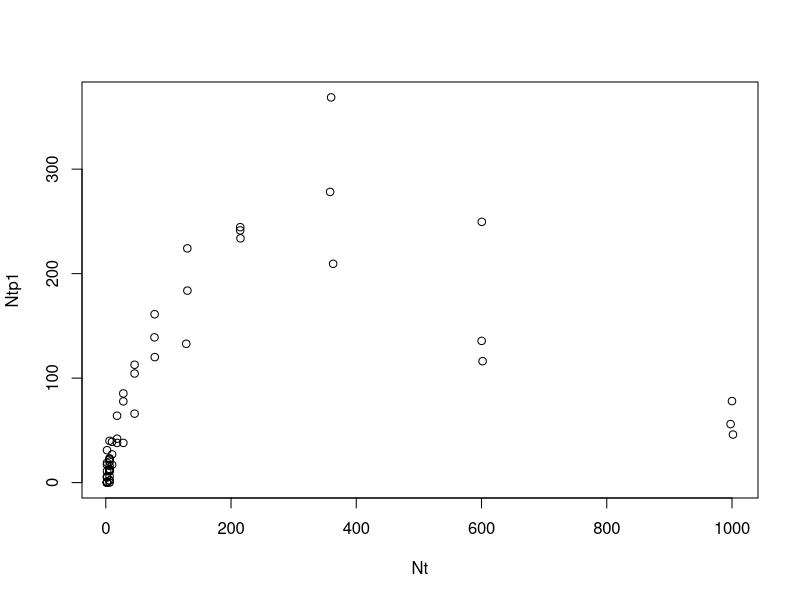
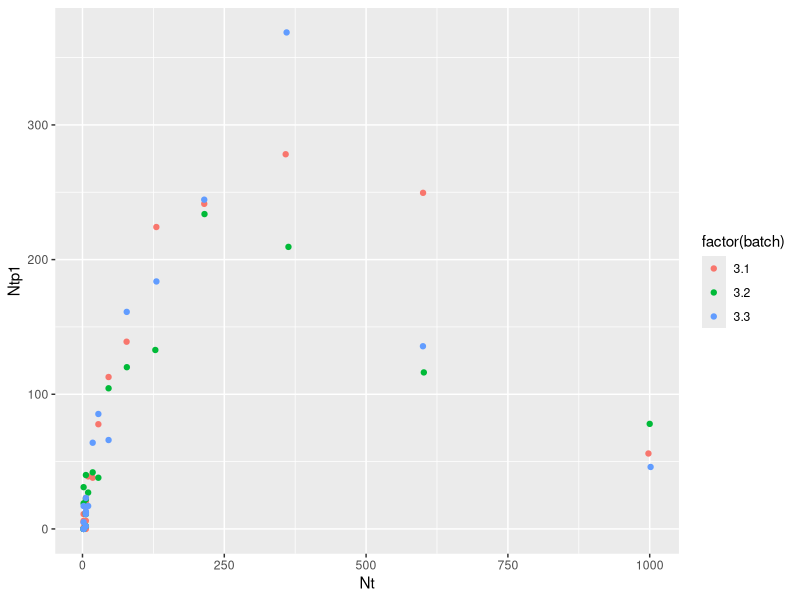
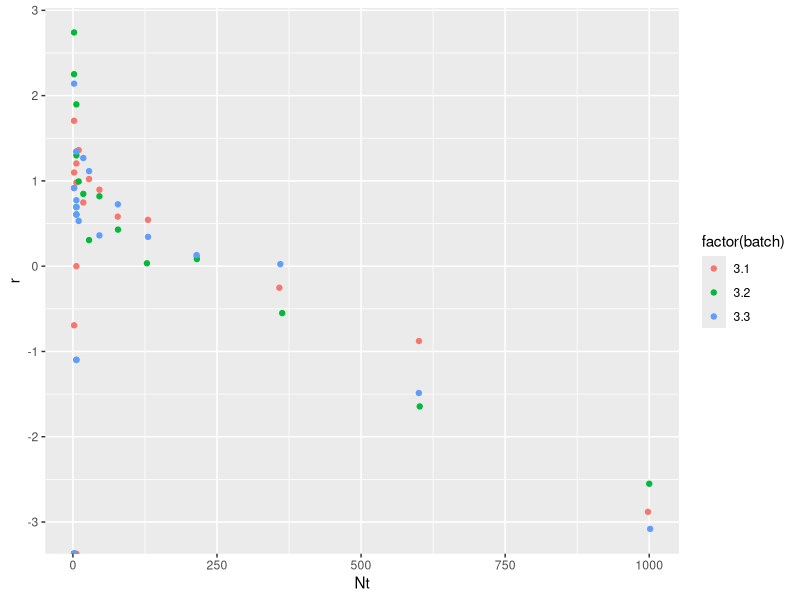
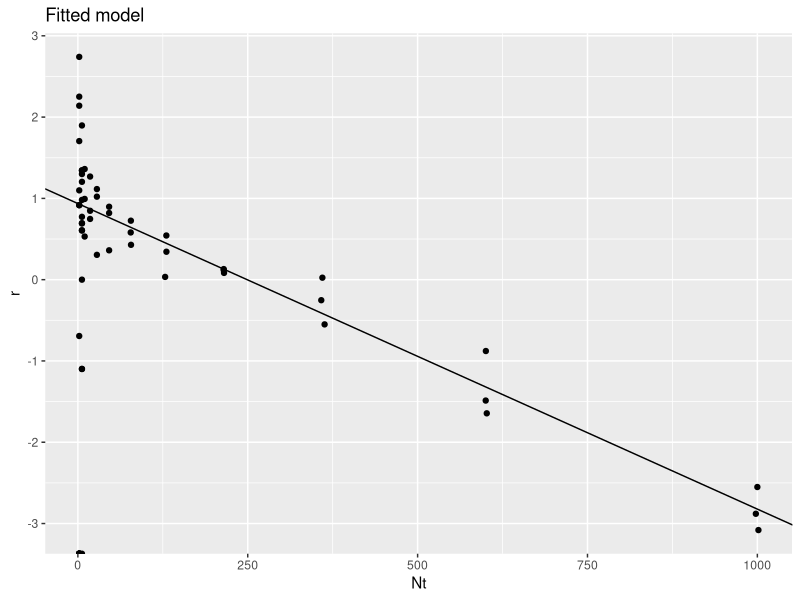
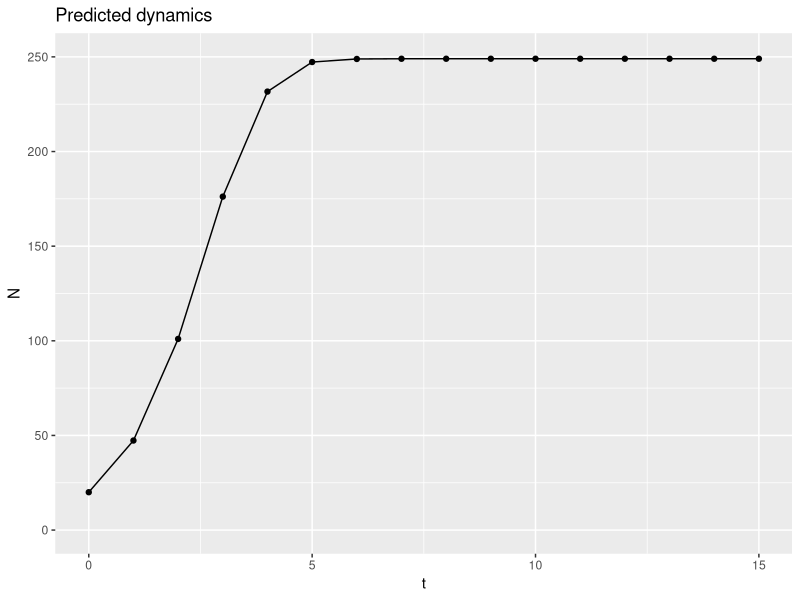

These figures' R source, in order:
# This script fits a basic deterministic Ricker model by linear regression to
# data from a density experiment with Tribolium castaneum.

# This approach is suitable for an introductory ecology computer lab or a lab
# conducting a live Tribolium experiment. The simplified approach estimates the
# parameters for the deterministic model, ignoring the clearly complex
# stochastic processes.

library(dplyr)
library(ggplot2)
library(lme4)

# Read in existing data from Melbourne & Hastings 2008 or replace with your own

tribdata <- read.csv("data/ricker_data.csv")
tribdata <- tribdata |>
    rename(Nt = At,
           Ntp1 = Atp1)
head(tribdata)

# Basic base R plot

with(tribdata, plot(Nt, Ntp1))

# Basic ggplot

tribdata |>
    ggplot(aes(x = Nt, y = Ntp1, col=factor(batch))) +
    geom_point()

# Calculate r (nb several -Inf due to extinctions)

tribdata$r <- log(tribdata$Ntp1 / tribdata$Nt)


# Plot r vs Nt

# We see it is nice and linear and batch has little effect. We also see the much
# greater variance at small Nt and a bunch of -Infs where small initial
# populations went extinct. These issues are dealt with in the more complex
# stochastic models.

tribdata |>
    ggplot(aes(x = Nt, y = r, col=factor(batch))) +
    geom_point()

# Fit r_0 and alpha by linear mixed model to account for batch, excluding
# extinctions. We see the batch variance is estimated to be 0.

tribdata$fbatch <- factor(tribdata$batch)
fit <- lmer(r ~ Nt + (1|fbatch), data = filter(tribdata, r != -Inf))
fit

# Fit by ordinary linear regression

fit <- lm(r ~ Nt, data = filter(tribdata, r != -Inf))
fit
r_0 = coef(fit)[1]
alpha = -coef(fit)[2]
tribdata |>
    ggplot(aes(x = Nt, y = r)) +
    geom_point() + 
    geom_abline(slope = -alpha, intercept = r_0) +
    labs(title = "Fitted model")

# Predict the deterministic dynamics
# We see the population reaches carrying capacity at about
# generation 7 if started with N_0 = 20.

R <- exp(r_0)
t <- 0:15
N <- t * NA
N[1] <- 20
for (i in 1:max(t)) {
   N[i+1] <- R * N[i] * exp(-alpha * N[i])
}
rickersim <- data.frame(t, N)
rickersim |>
    ggplot(aes(x=t, y=N)) +
    geom_line() +
    geom_point() +
    ylim(0, 250) +
    labs(title = "Predicted dynamics")


